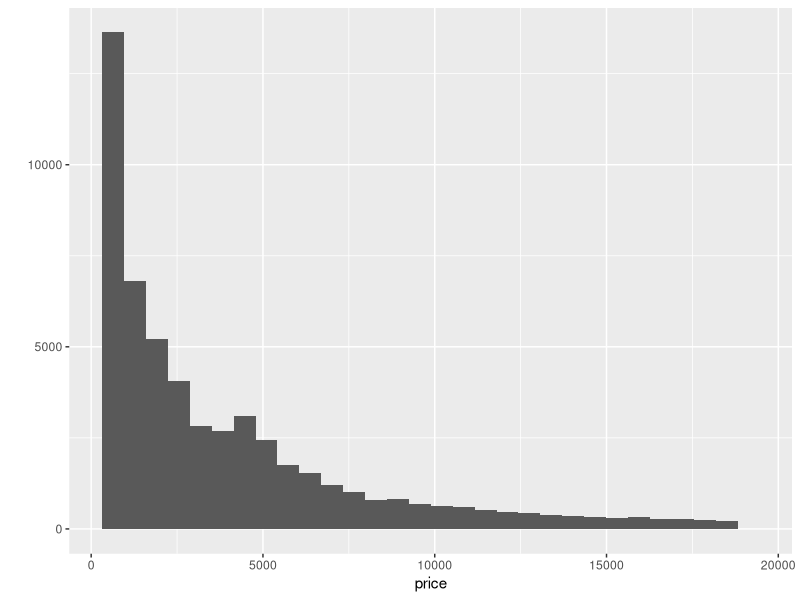
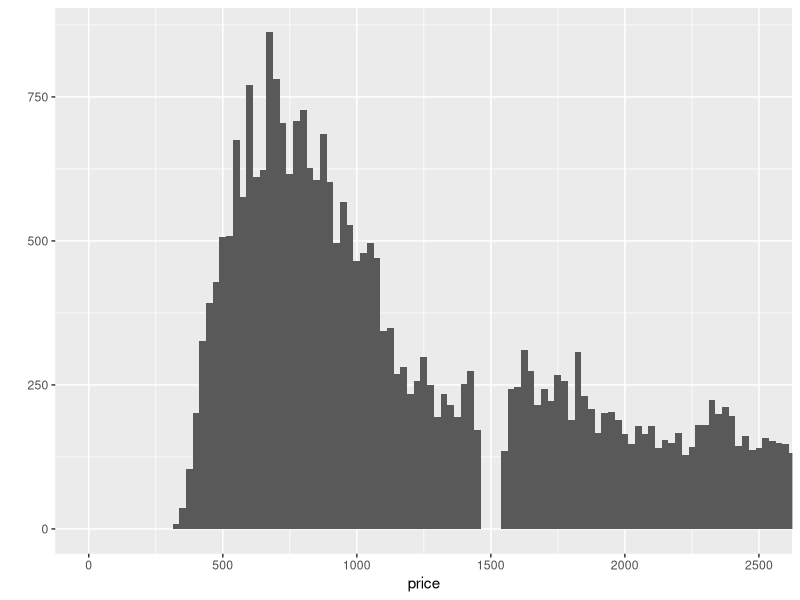
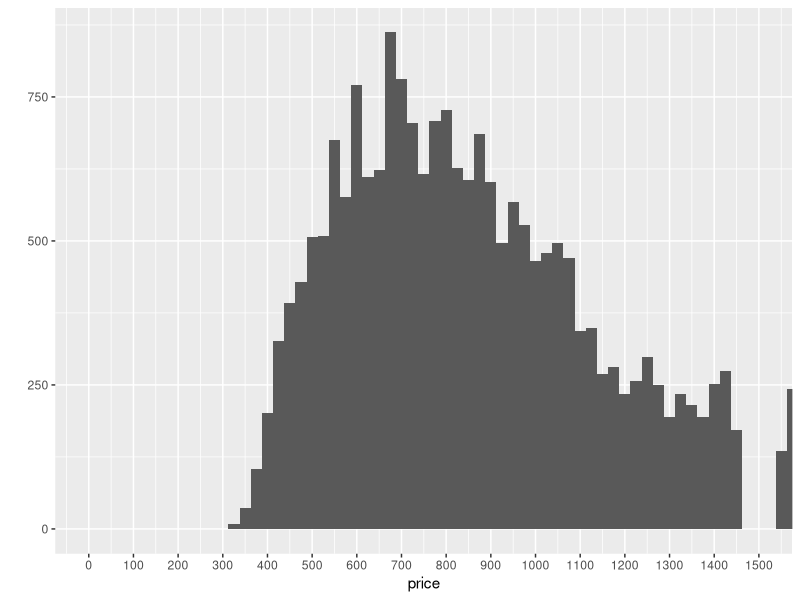
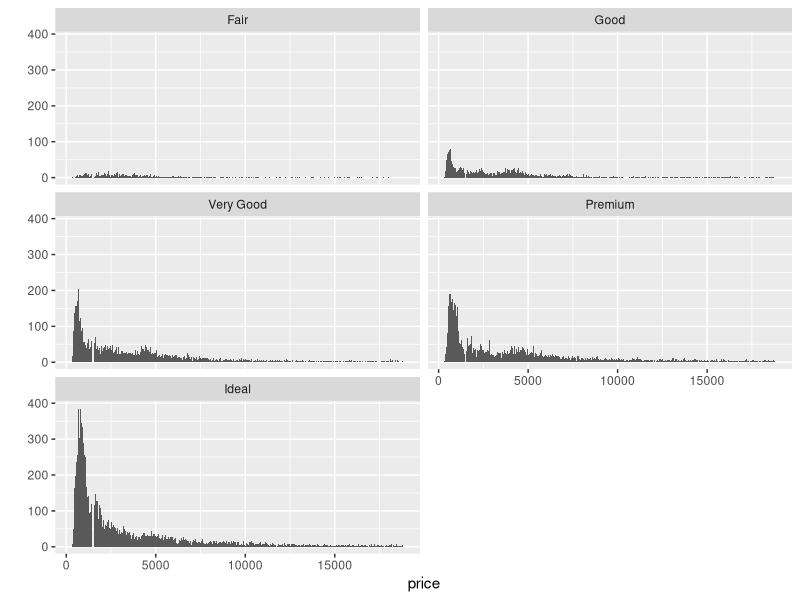
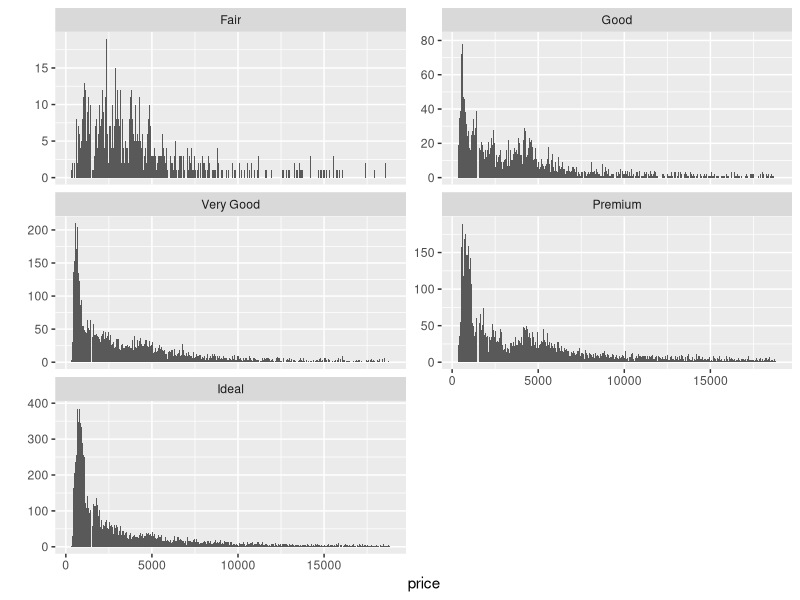
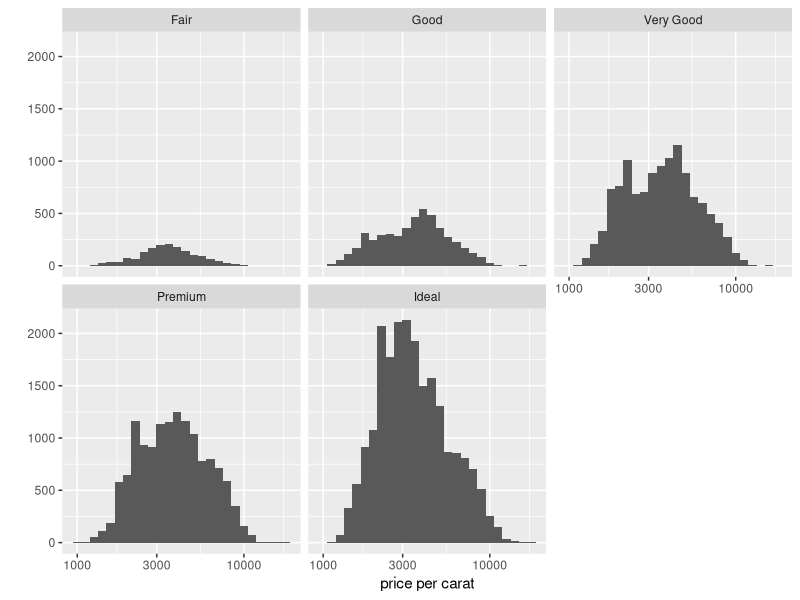
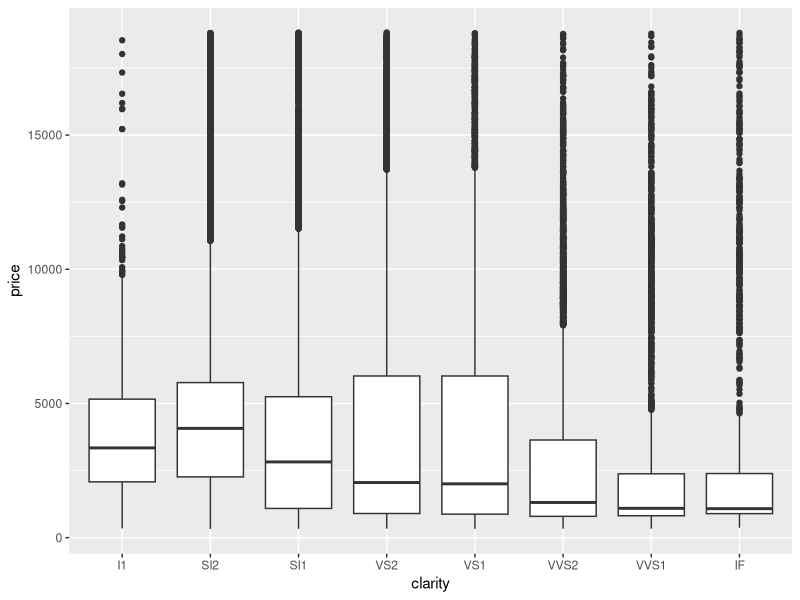
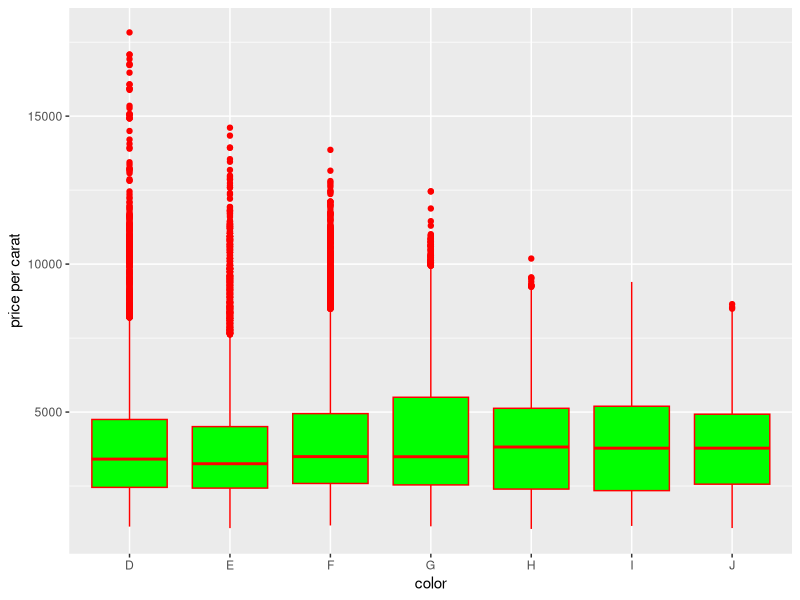

Generate these figures, in order, with R:
library(ggplot2)
library(dplyr)
library(tidyr)
library(gridExtra)
data("diamonds")

?diamonds

summary(diamonds)
head(diamonds)
ls.str(diamonds)

qplot(price,data = diamonds)

summary(diamonds$price)

diamonds %>% 
  filter(price < 500) %>% 
  summarise(price_less500 = n())

diamonds %>% 
  filter(price < 250) %>% 
  summarise(price_less250 = n())

diamonds %>% 
  filter(price >= 15000) %>% 
  summarise(price_emore15000 = n())

#ggsave("filename.png/jpeg/whatevs)

#the below indicates a natural break in price at 1500.
#This value will be used as an upper limit on cheap diamonds
qplot(x = price, data = diamonds, binwidth = 25)+
  coord_cartesian(xlim = c(0,2500))

#refined zoom
qplot(x = price, data = diamonds, binwidth = 25)+
  scale_x_continuous(breaks = seq(0,1500,100))+
  coord_cartesian(xlim = c(0,1500))
ggsave("Cheap Diamonds Zoom.png")

qplot(x = price, data = diamonds, binwidth = 25)+
  facet_wrap(~cut,ncol=2)
ggsave("Diamond Prices by Cut.png")

diamonds %>% 
  group_by(cut) %>% 
  summarise(min_price = min(price), max_price = max(price), med_price = median(price))

qplot(x = price, data = diamonds, binwidth = 25)+
  facet_wrap(~cut,ncol=2,scales = "free_y")
ggsave("Diamond Prices by Cut_free y.png")

qplot(x = price/carat, data = diamonds, xlab = 'price per carat', binwidth = 0.05)+
  scale_x_log10()+
  facet_wrap(~cut)
ggsave("Diamonds by Price per Carat.png")

ggplot(aes(x = clarity, y = price), data = diamonds) + geom_boxplot()
ggsave("Clarity and Price Box.png")

by(diamonds$price,diamonds$clarity,summary)

by(diamonds$price, diamonds$color, summary)

IQR(subset(diamonds, color = 'D')$price)

IQR(subset(diamonds, color = 'J')$price)

qplot(x = color, y = price/carat, data = diamonds, geom = 'boxplot', 
      color = I('red'), fill = I('green'),
      xlab = 'color', ylab= 'price per carat') +
  scale_y_continuous()
ggsave("Color and Price per carat box.png")

ggplot(aes(x = carat), data = diamonds) + geom_freqpoly(binwidth = 0.01)+
  scale_x_continuous(breaks = seq(0,5,0.1))


